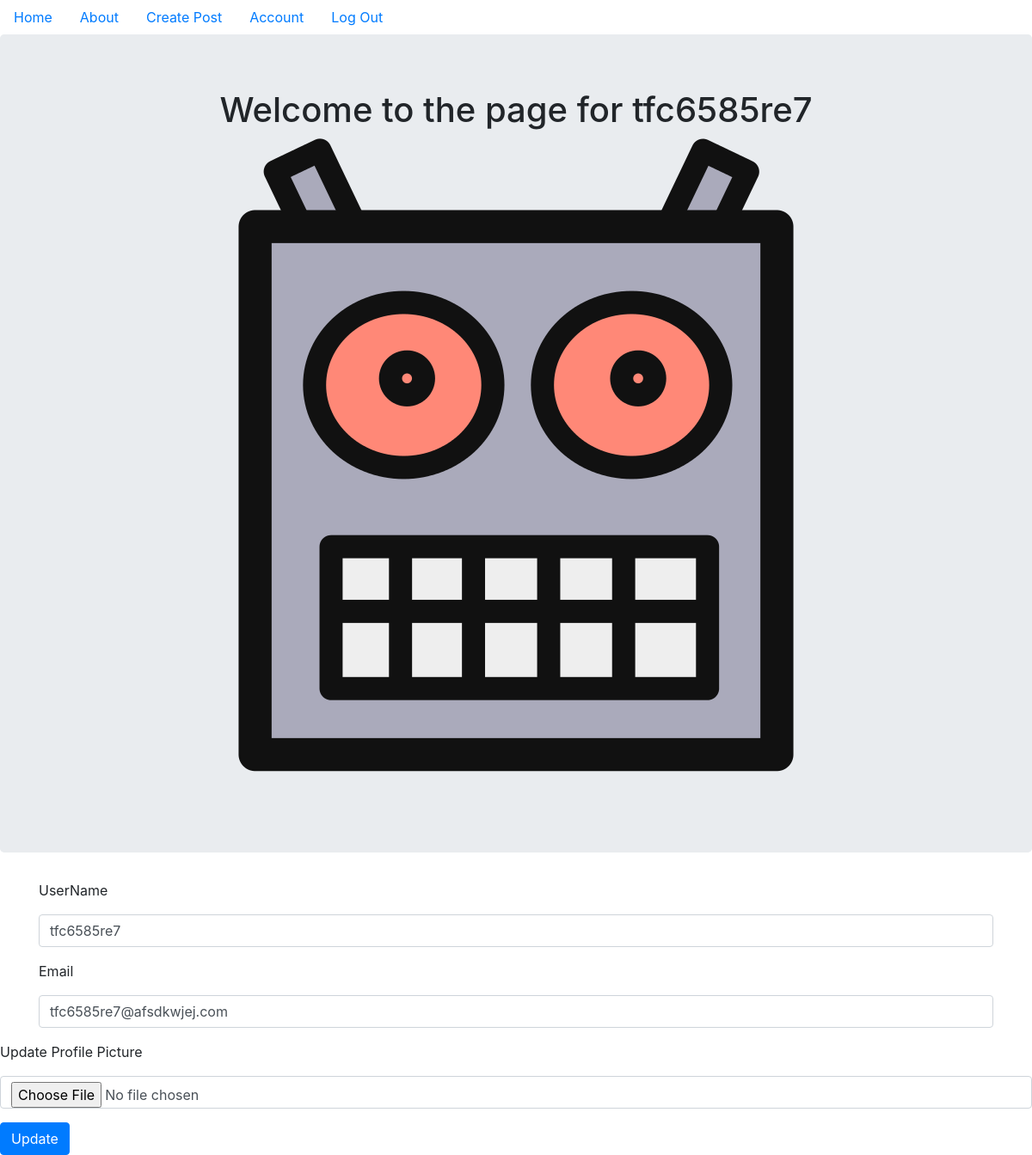
/account (signed in), run on the app's committed database.
### clubAppFolder/models.py (models this page shows, shortened)
class User(db.Model, UserMixin):
    __tablename__ = 'users'
    id = db.Column(db.Integer, primary_key=True)
    profile_image = db.Column(db.String(20), nullable=False, default='default_profile.png')
    email = db.Column(db.String(64), unique=True, index=True)
    username = db.Column(db.String(64), unique=True, index=True)
    password_hash = db.Column(db.String(128))
    post = db.relationship('BlogPost', backref='author', lazy=True)

### clubAppFolder/users/views.py (the view)
@users.route('/account', methods=['GET', 'POST'])
@login_required
def account():
    form = UpdateUserForm()
    if form.validate_on_submit():
        if form.picture.data:
            username = current_user.username
            pic = add_profile_pic(form.picture.data, username)
            current_user.profile_image = pic
        current_user.username = form.username.data
        current_user.email = form.email.data
        db.session.commit()
        flash('User Account Updated!')
        return redirect(url_for('users.account'))
    elif request.method == "GET":
        form.username.data = current_user.username
        form.email.data = current_user.email
    profile_image = url_for('static', filename='profile_pics/'+current_user.profile_image)
    return render_template('account.html', profile_image=profile_image,form=form)

### clubAppFolder/users/forms.py
class UpdateUserForm(FlaskForm):
    email = StringField('Email', validators=[DataRequired(), Email()])
    username = StringField('UserName', validators=[DataRequired()])
    picture = FileField('Update Profile Picture', validators = [FileAllowed(['jpg','png'])])
    submit = SubmitField('Update')

### clubAppFolder/models.py (called while the page is built)
@login_manager.user_loader
def load_user(user_id):
    return User.query.get(user_id)

### clubAppFolder/templates/account.html (shortened to what this page needs)
{% extends "base.html" %}
{% block content %}
<div class="jumbotron">
    <div align="center">
        <h1>Welcome to the page for {{current_user.username}}</h1>
        <img align="center" src="{{url_for('static', filename='profile_pics/'+current_user.profile_image)}}">
    </div>
</div>
<div class="container">
    <form method="POST" action="" enctype="multipart/form-data">
        <div class="form-group">
            {{form.username.label(class="form-group")}}
            {{form.username(class="form-control")}}
        </div>
            {{form.email.label(class="form-group")}}
            {{form.email(class="form-control")}}
        </div>
            {{form.picture.label(class="form-group")}}
            {{form.picture(class="form-control")}}
        </div>
            {{form.submit(class="btn btn-primary")}}
{% endblock %}

### data on the page
User: username "tfc6585re7", profile_image (placeholder picture), email "tfc6585re7@afsdkwjej.com"
